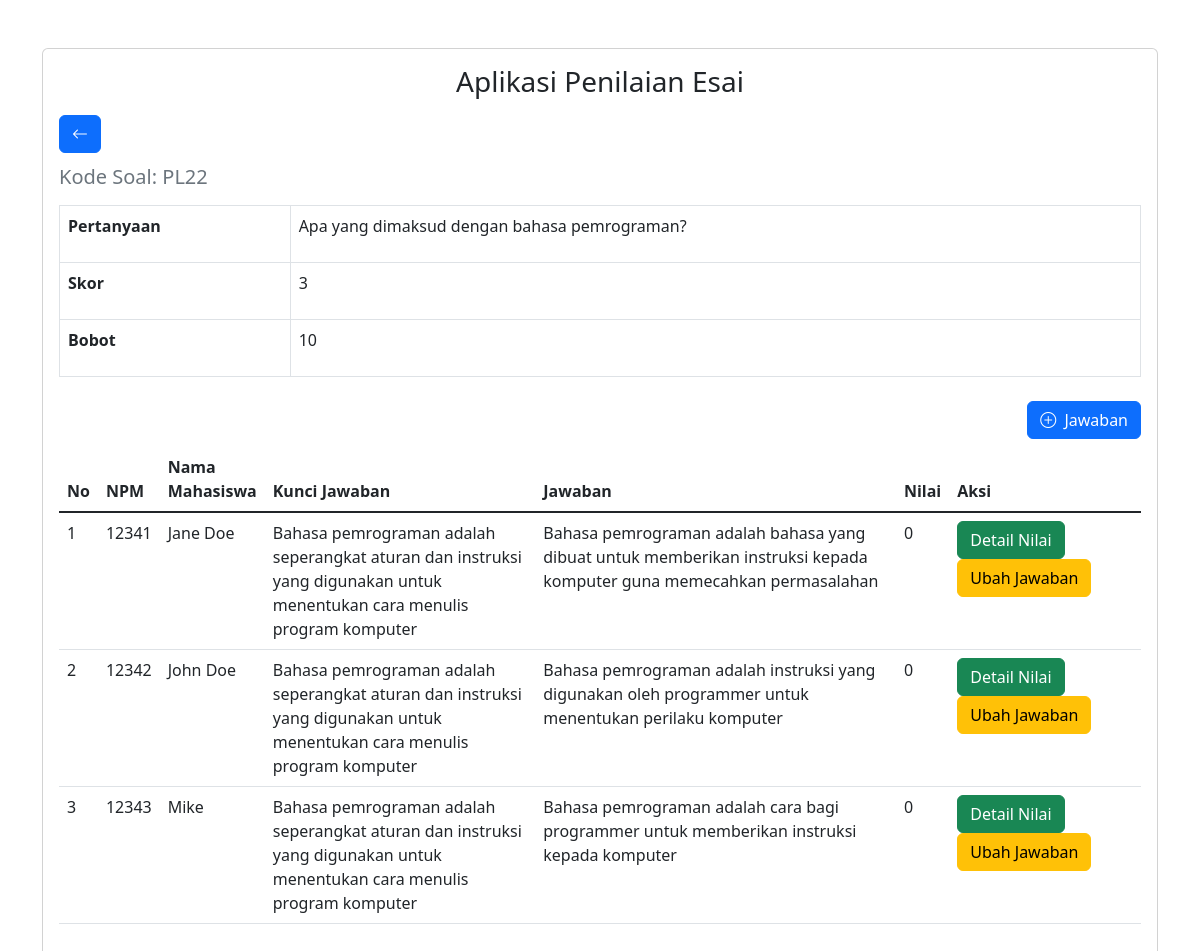
Page /essay/essay_scoring_view/PL22 on the earlier database version.
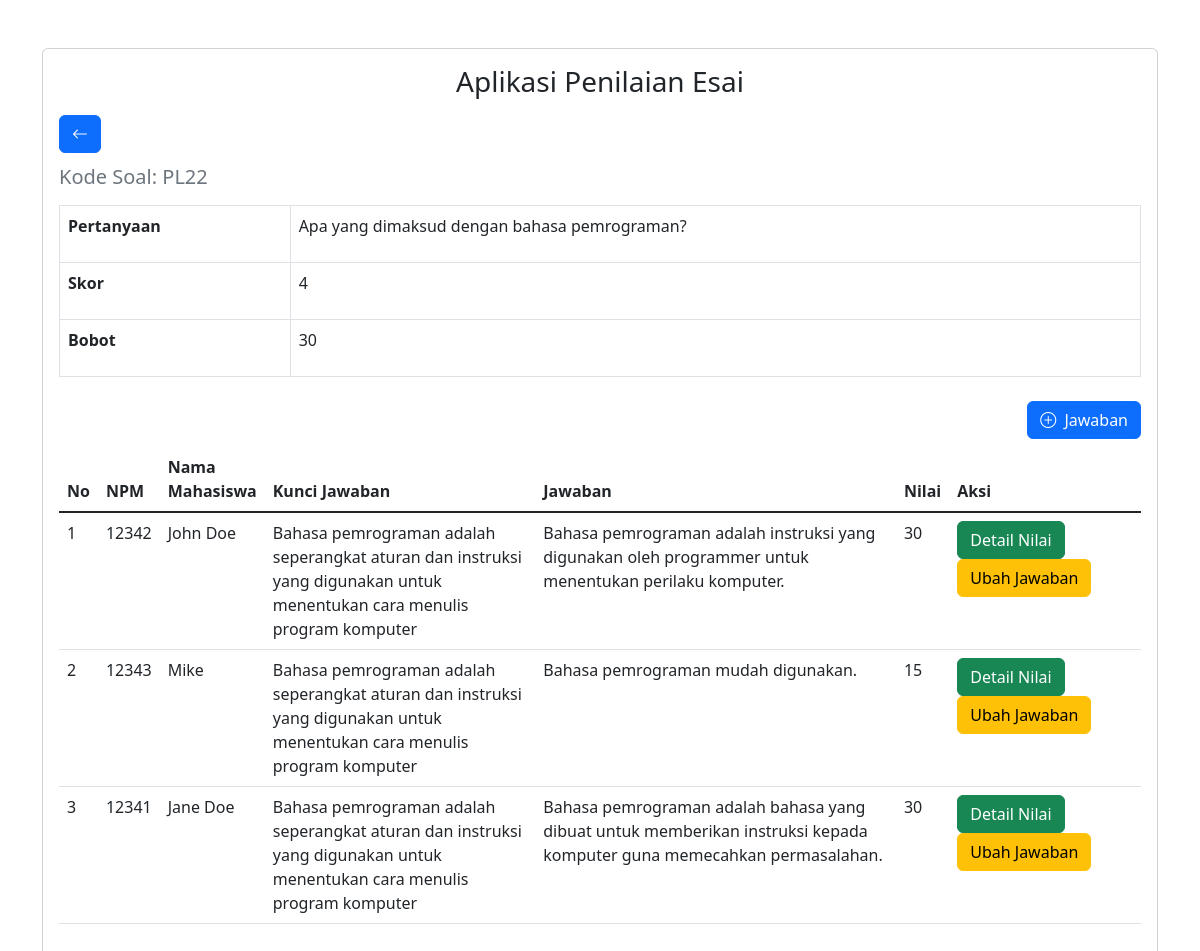
Same page on the later database version.
### tables this page shows
CREATE TABLE `soal_esai` (
  `kd_soal` varchar(6) NOT NULL,
  `kd_matkul` varchar(6) NOT NULL,
  `soal` text NOT NULL,
  `skor` int(1) NOT NULL,
  `bobot` int(3) NOT NULL,
  `kunci_jawaban` text NOT NULL
);

CREATE TABLE `jawaban_mahasiswa` (
  `id_jawaban` int(11) NOT NULL,
  `kd_soal` varchar(6) NOT NULL,
  `npm` int(8) NOT NULL,
  `nama_mahasiswa` varchar(50) NOT NULL,
  `jawaban` text NOT NULL,
  `nilai` int(3) NOT NULL
);

### application/controllers/Essay.php (called while the page is built, shortened)
<?php
class Essay extends CI_Controller {
    public function __construct()
    {
        $this->load->model('essay_model');
        $this->load->helper('url');
    }
    public function essay_scoring_view($kd_soal) {
        $this->soal_matakuliah = $this->essay_model->show_data('soal, skor, bobot, kunci_jawaban', 'soal_esai' ,['kd_soal' => $kd_soal]);
        $this->jawaban_essay = $this->essay_model->show_data('id_jawaban, kd_soal, npm, nama_mahasiswa, jawaban, nilai', 'jawaban_mahasiswa', ['kd_soal' => $kd_soal]);
        $this->load->view('template/header');
        $this->load->view('essay_scoring_view', ['kd_soal' => $kd_soal , 'jawaban' =>  $this->jawaban_essay, 'soal' => $this->soal_matakuliah]);
        $this->load->view('template/footer');
    }
}

### index.php (called while the page is built, shortened)
<?php
require_once BASEPATH.'core/CodeIgniter.php';

### application/models/Essay_model.php (called while the page is built, shortened)
<?php
class Essay_model extends CI_Model {
    public function show_data(string $column, string $table, $param = null) {
        $this->db->select($column);
        if(!is_null($param)) {
            $query = $this->db->get_where($table, $param);
        } else {
            $query = $this->db->get($table);
        }
        return $query->result();
    }
}

### application/views/essay_scoring_view.php (the view, shortened to what this page needs)
<a href="<?= base_url('essay/soal_view/' . $this->session->userdata('kd_matkul')); ?>" class="btn btn-primary mb-3"> <i class="bi bi-arrow-left"></i></a>
<h5 class="card-subtitle text-muted">Kode Soal: <?= $kd_soal; ?></h5>
<table class="table table-bordered mt-3">
    <tbody>
        <tr>
            <td>
                <p class="fw-bold">Pertanyaan</p>
            </td>
            <td>
                <p><?= $soal[0]->soal; ?></p>
            </td>
        </tr>
        <tr>
            <td>
                <p class="fw-bold">Skor</p>
            </td>
            <td>
                <p><?= $soal[0]->skor; ?></p>
            </td>
        </tr>
        <tr>
            <td>
                <p class="fw-bold">Bobot</p>
            </td>
            <td>
                <p><?= $soal[0]->bobot; ?></p>
            </td>
        </tr>
    </tbody>
</table>
<div class="d-grid gap-2 d-md-flex justify-content-md-end">
    <button class="btn btn-primary my-2" data-bs-toggle="modal" data-bs-target="#tambahDataJawaban"><i class="bi bi-plus-circle me-1"></i> Jawaban</button>
</div>
<table class="table">
    <thead>
        <tr>
            <th>No</th>
            <th>NPM</th>
            <th>Nama Mahasiswa</th>
            <th>Kunci Jawaban</th>
            <th>Jawaban</th>
            <th>Nilai</th>
            <th>Aksi</th>
        </tr>
    </thead>
    <tbody class="table-group-divider">
        <?php
        if (count($jawaban) !== 0) {
            foreach ($jawaban as $key => $value) {
        ?>
                <tr>
                    <td><?= $key + 1; ?></td>
                    <td><?= $value->npm; ?></td>
                    <td class="col-1"><?= $value->nama_mahasiswa; ?></td>
                    <td class="col-3"><?= $soal[0]->kunci_jawaban; ?></td>
                    <td class="col-4"><?= $value->jawaban; ?></td>
                    <td><?= $value->nilai; ?></td>
                    <td>
                        <div class="d-grid gap-2 d-md-block">
                            <button class="btn btn-success" data-bs-target="#detailNilai" data-bs-toggle="modal">Detail Nilai</button>
                            <button class="btn btn-warning" data-bs-target="#ubahJawaban" data-bs-toggle="modal">Ubah Jawaban</button>
                        </div>
                    </td>
                </tr>
            <?php
            }
        }
        ?>
    </tbody>
</table>

### application/views/template/header.php (shortened to what this page needs)
<!DOCTYPE html>
<html lang="en">
<head>
    <link href="https://cdn.jsdelivr.net/npm/bootstrap@5.2.3/dist/css/bootstrap.min.css" rel="stylesheet">
    <link rel="stylesheet" href="https://cdn.jsdelivr.net/npm/bootstrap-icons@1.11.3/font/bootstrap-icons.min.css">
</head>
<body>
    <div class="container">
        <div class="card mt-5">
            <div class="card-body">
                <h3 class="card-title mb-3 text-center">Aplikasi Penilaian Esai</h3>

### application/views/template/footer.php (shortened to what this page needs)
            </div>
        </div>
    </div>
</body>
</html>

Differences in the rows shown:
removed jawaban_mahasiswa: npm "12341", nama_mahasiswa "Jane Doe", kd_soal.kunci_jawaban "Bahasa pemrograman adalah seperangkat aturan dan instruksi yang digunakan untuk menentukan cara menulis program komputer", jawaban "Bahasa pemrograman adalah bahasa yang dibuat untuk memberikan instruksi kepada komputer guna memecahkan permasalahan", nilai "0"
removed jawaban_mahasiswa: npm "12342", nama_mahasiswa "John Doe", kd_soal.kunci_jawaban "Bahasa pemrograman adalah seperangkat aturan dan instruksi yang digunakan untuk menentukan cara menulis program komputer", jawaban "Bahasa pemrograman adalah instruksi yang digunakan oleh programmer untuk menentukan perilaku komputer", nilai "0"
removed jawaban_mahasiswa: npm "12343", nama_mahasiswa "Mike", kd_soal.kunci_jawaban "Bahasa pemrograman adalah seperangkat aturan dan instruksi yang digunakan untuk menentukan cara menulis program komputer", jawaban "Bahasa pemrograman adalah cara bagi programmer untuk memberikan instruksi kepada komputer", nilai "0"
changed soal_esai "Apa yang dimaksud dengan bahasa pemrograman?": skor "3" → "4"; bobot "10" → "30"
added jawaban_mahasiswa: npm "12342", nama_mahasiswa "John Doe", kd_soal.kunci_jawaban "Bahasa pemrograman adalah seperangkat aturan dan instruksi yang digunakan untuk menentukan cara menulis program komputer", jawaban "Bahasa pemrograman adalah instruksi yang digunakan oleh programmer untuk menentukan perilaku komputer.", nilai "30"
added jawaban_mahasiswa: npm "12343", nama_mahasiswa "Mike", kd_soal.kunci_jawaban "Bahasa pemrograman adalah seperangkat aturan dan instruksi yang digunakan untuk menentukan cara menulis program komputer", jawaban "Bahasa pemrograman mudah digunakan.", nilai "15"
added jawaban_mahasiswa: npm "12341", nama_mahasiswa "Jane Doe", kd_soal.kunci_jawaban "Bahasa pemrograman adalah seperangkat aturan dan instruksi yang digunakan untuk menentukan cara menulis program komputer", jawaban "Bahasa pemrograman adalah bahasa yang dibuat untuk memberikan instruksi kepada komputer guna memecahkan permasalahan.", nilai "30"
